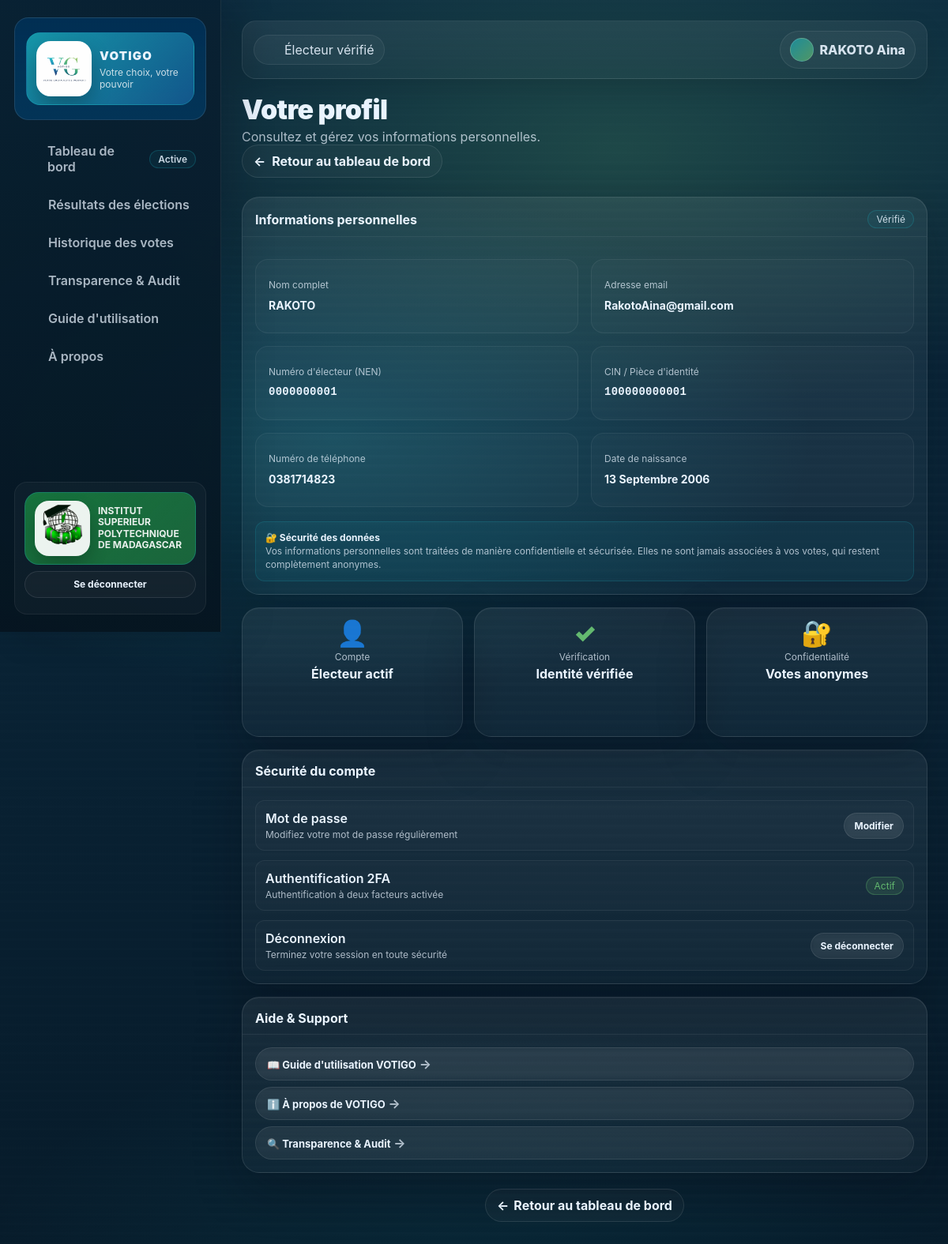
Page /files/app/profile.php (signed in) on the committed database.
### tables this page shows
CREATE TABLE `users` (
  `id_user` int(11) NOT NULL,
  `nom` varchar(100) NOT NULL,
  `email` varchar(150) NOT NULL,
  `prenom` varchar(100) DEFAULT NULL,
  `nen` varchar(50) DEFAULT NULL,
  `cin` varchar(50) DEFAULT NULL,
  `telephone` varchar(30) DEFAULT NULL,
  `date_naissance` date DEFAULT NULL,
  `password_hash` varchar(255) DEFAULT NULL,
  `date_inscription` timestamp NOT NULL DEFAULT current_timestamp()
);

### files/app/profile.php (the view, shortened to what this page needs)
<?php
require __DIR__ . '/../_inc/ui.php';
$idUser = auth_user_id();
$pdo = db();
$stmt = $pdo->prepare('SELECT id_user, nom, email, nen, cin, telephone, date_naissance FROM USERS WHERE id_user = :id LIMIT 1');
$stmt->execute([':id' => $idUser]);
$user = $stmt->fetch();
?>
<div class="h1">Votre profil</div>
<div class="muted">Consultez et gérez vos informations personnelles.</div>
<div style="margin-bottom:24px">
    <a href="dashboard.php" class="btn ghost" style="text-decoration:none;display:inline-flex;align-items:center;gap:8px">
        <span>←</span>
        <span>Retour au tableau de bord</span>
    </a>
</div>
<section class="card" style="margin-top:18px">
  <div class="hd">
    <h3>Informations personnelles</h3>
    <span class="badge">Vérifié</span>
  </div>
  <div class="bd">
    <div class="profile-grid">
      <div class="profile-item">
        <div class="muted profile-label">Nom complet</div>
        <div class="profile-value"><?= htmlspecialchars((string)$user['nom'], ENT_QUOTES, 'UTF-8') ?></div>
      </div>
      <div class="profile-item">
        <div class="muted profile-label">Adresse email</div>
        <div class="profile-value profile-break"><?= htmlspecialchars((string)$user['email'], ENT_QUOTES, 'UTF-8') ?></div>
      </div>
      <div class="profile-item">
        <div class="muted profile-label">Numéro d'électeur (NEN)</div>
        <div class="profile-value profile-mono"><?= htmlspecialchars((string)$user['nen'], ENT_QUOTES, 'UTF-8') ?></div>
      </div>
      <div class="profile-item">
        <div class="muted profile-label">CIN / Pièce d'identité</div>
        <div class="profile-value profile-mono"><?= htmlspecialchars((string)$user['cin'], ENT_QUOTES, 'UTF-8') ?></div>
      </div>
      <div class="profile-item">
        <div class="muted profile-label">Numéro de téléphone</div>
        <div class="profile-value"><?= htmlspecialchars((string)$user['telephone'], ENT_QUOTES, 'UTF-8') ?></div>
      </div>
      <div class="profile-item">
        <div class="muted profile-label">Date de naissance</div>
        <div class="profile-value"><?= htmlspecialchars(format_date_fr((string)$user['date_naissance']), ENT_QUOTES, 'UTF-8') ?></div>
      </div>
    </div>
    <div style="margin-top:18px;padding:12px;background:rgba(26,169,184,.08);border:1px solid rgba(26,169,184,.2);border-radius:12px">
      <div style="font-size:12px;color:var(--muted);line-height:1.4">
        <strong style="color:var(--text)">🔐 Sécurité des données</strong><br/>
        Vos informations personnelles sont traitées de manière confidentielle et sécurisée. Elles ne sont jamais associées à vos votes, qui restent complètement anonymes.
      </div>
    </div>
  </div>
</section>
<div class="profile-stats">
  <section class="card profile-stat-card">
    <div class="bd profile-stat-body">
      <div class="profile-stat-icon profile-primary">
        👤
      </div>
      <div class="muted profile-stat-label">Compte</div>
      <div class="profile-stat-text">Électeur actif</div>
    </div>
  </section>
  <section class="card profile-stat-card">
    <div class="bd profile-stat-body">
      <div class="profile-stat-icon profile-success">
        ✓
      </div>
      <div class="muted profile-stat-label">Vérification</div>
      <div class="profile-stat-text">Identité vérifiée</div>
    </div>
  </section>
  <section class="card profile-stat-card">
    <div class="bd profile-stat-body">
      <div class="profile-stat-icon profile-info">
        🔐
      </div>
      <div class="muted profile-stat-label">Confidentialité</div>
      <div class="profile-stat-text">Votes anonymes</div>
    </div>
  </section>
</div>
<section class="card" style="margin-top:16px">
  <div class="hd">
    <h3>Sécurité du compte</h3>
  </div>
  <div class="bd">
    <div class="profile-security-list">
      <div class="profile-security-row">
        <div>
          <div style="font-weight:600;margin-bottom:3px">Mot de passe</div>
          <div class="muted" style="font-size:12px">Modifiez votre mot de passe régulièrement</div>
        </div>
        <a href="change_password.php" class="btn ghost" style="text-decoration:none;display:inline-flex;align-items:center;justify-content:center;padding:8px 12px;font-size:12px">Modifier</a>
      </div>
      <div class="profile-security-row">
        <div>
          <div style="font-weight:600;margin-bottom:3px">Authentification 2FA</div>
          <div class="muted" style="font-size:12px">Authentification à deux facteurs activée</div>
        </div>
        <span class="badge" style="background:rgba(99,185,111,.15);border-color:rgba(99,185,111,.3);color:#63b96f">Actif</span>
      </div>
      <div class="profile-security-row">
        <div>
          <div style="font-weight:600;margin-bottom:3px">Déconnexion</div>
          <div class="muted" style="font-size:12px">Terminez votre session en toute sécurité</div>
        </div>
        <a href="../inscription/logout.php" class="btn ghost" style="text-decoration:none;display:inline-flex;align-items:center;justify-content:center;padding:8px 12px;font-size:12px">Se déconnecter</a>
      </div>
    </div>
  </div>
</section>
<section class="card" style="margin-top:16px">
  <div class="hd">
    <h3>Aide & Support</h3>
  </div>
  <div class="bd">
    <div class="list" style="display:flex;flex-direction:column;gap:8px">
      <a href="../app/guide.php" style="text-decoration:none" class="btn ghost" style="display:flex;justify-content:space-between;align-items:center">
        <span style="font-size:13px">📖 Guide d'utilisation VOTIGO</span>
        <span class="muted">→</span>
      </a>
      <a href="../app/a_propos.php" style="text-decoration:none" class="btn ghost" style="display:flex;justify-content:space-between;align-items:center">
        <span style="font-size:13px">ℹ️ À propos de VOTIGO</span>
        <span class="muted">→</span>
      </a>
      <a href="../app/audit.php" style="text-decoration:none" class="btn ghost" style="display:flex;justify-content:space-between;align-items:center">
        <span style="font-size:13px">🔍 Transparence & Audit</span>
        <span class="muted">→</span>
      </a>
    </div>
  </div>
</section>
<div style="margin-top:20px;text-align:center">
  <a class="btn ghost" href="../app/dashboard.php" style="text-decoration:none;display:inline-flex;align-items:center;justify-content:center;gap:6px">
    <span>←</span> Retour au tableau de bord
  </a>
</div>

### CSS/votigo.css (style rules this page uses)
:root { --bg0:#071b2a; --bg1:#0b2a3f; --panel:rgba(13,37,55,.62); --panel2:rgba(10,28,42,.55); --stroke:rgba(255,255,255,.10); --stroke2:rgba(255,255,255,.14); --text:#eaf4ff; --muted:rgba(234,244,255,.72); --primary:#1aa9b8; --primary2:#63b96f; --shadow:0 18px 70px rgba(0,0,0,.35); --r12:12px; --r16:16px; --r22:22px; }
* { box-sizing:border-box }
html,body { height:100% }
body { margin:0; font-family:Inter, Segoe UI, Arial, sans-serif; color:var(--text); -webkit-font-smoothing: antialiased; text-rendering: optimizeLegibility; background: radial-gradient(1100px 560px at 65% 12%, rgba(99,185,111,.22) 0%, rgba(99,185,111,0) 60%), radial-gradient(980px 520px at 35% 35%, rgba(26,169,184,.25) 0%, rgba(26,169,184,0) 62%), radial-gradient(1200px 680px at 50% 105%, rgba(26,169,184,.10) 0%, rgba(26,169,184,0) 55%), linear-gradient(180deg,var(--bg1),var(--bg0)); background-attachment: fixed; overflow-x:hidden; }
body::before { content:""; position:fixed;inset:0; pointer-events:none; background: repeating-linear-gradient( 180deg, rgba(255,255,255,.018) 0px, rgba(255,255,255,.018) 1px, rgba(255,255,255,0) 6px, rgba(255,255,255,0) 12px ); opacity:.35; mix-blend-mode: overlay; }
a { color:inherit }
.badge { margin-left:auto; font-size:12px; padding:3px 10px; border-radius:999px; color:rgba(234,244,255,.86); border:1px solid rgba(26,169,184,.25); background:rgba(26,169,184,.08); }
.btn { border:0; cursor:pointer; font-weight:700; padding:10px 14px; border-radius:999px; color:var(--text); background:rgba(255,255,255,.06); border:1px solid rgba(255,255,255,.10); transition:all .2s cubic-bezier(.4,0,.2,1); }
.btn.ghost { background:rgba(255,255,255,.03); backdrop-filter:blur(4px); }
.h1 { font-size:34px;font-weight:900;letter-spacing:-.02em;margin:16px 0 4px }
.muted { color:var(--muted) }
.card { border-radius:var(--r22); background:linear-gradient(180deg, rgba(255,255,255,.065), rgba(255,255,255,.03)); border:1px solid rgba(255,255,255,.10); box-shadow:0 22px 60px rgba(6,12,20,.28), inset 0 1px 0 rgba(255,255,255,.04); overflow:hidden; }
.card .hd { padding:16px 16px 10px; display:flex;align-items:center;gap:10px; border-bottom:1px solid rgba(255,255,255,.06); }
.card .hd h3 { margin:0;font-size:16px }
.card .bd { padding:16px }
.list { display:flex;flex-direction:column;gap:10px; }

### files/app/profile.php (style rules this page uses)
.profile-grid { display: grid; grid-template-columns: repeat(2, minmax(0, 1fr)); gap: 16px; margin-top: 12px; }
.profile-item { padding: 14px 16px; border-radius: 16px; background: rgba(255,255,255,.025); border: 1px solid rgba(255,255,255,.06); min-height: 94px; display: flex; flex-direction: column; justify-content: center; }
.profile-label { font-size: 12px; margin-bottom: 8px; }
.profile-value { font-weight: 700; font-size: 14px; line-height: 1.5; }
.profile-break { word-break: break-all; }
.profile-mono { font-family: ui-monospace, SFMono-Regular, Menlo, monospace; letter-spacing: .02em; }
.profile-stats { display: grid; grid-template-columns: repeat(auto-fit, minmax(180px, 1fr)); gap: 14px; margin-top: 16px; }
.profile-stat-card { min-height: 164px; }
.profile-stat-body { text-align: center; padding: 20px; display: grid; place-items: center; }
.profile-stat-icon { font-size: 32px; font-weight: 900; margin-bottom: 6px; line-height: 1; }
.profile-primary { color: var(--primary); }
.profile-success { color: #63b96f; }
.profile-info { color: #1aa9b8; }
.profile-stat-label { font-size: 12px; margin-bottom: 4px; }
.profile-stat-text { font-weight: 700; }
.profile-security-list { display: flex; flex-direction: column; gap: 12px; }
.profile-security-row { padding: 12px; background: rgba(255,255,255,.02); border: 1px solid rgba(255,255,255,.06); border-radius: 12px; display: flex; justify-content: space-between; align-items: center; gap: 12px; }

### rows in the picture
users: nom "RAKOTO", email "RakotoAina@gmail.com", nen "0000000001", cin "100000000001", telephone "0381714823", date_naissance "13 Septembre 2006"

### other values in the picture
$secondaryLogoText "INSTITUT SUPERIEUR POLYTECHNIQUE DE MADAGASCAR"
$badge "Électeur vérifié"
$userName "RAKOTO Aina"
